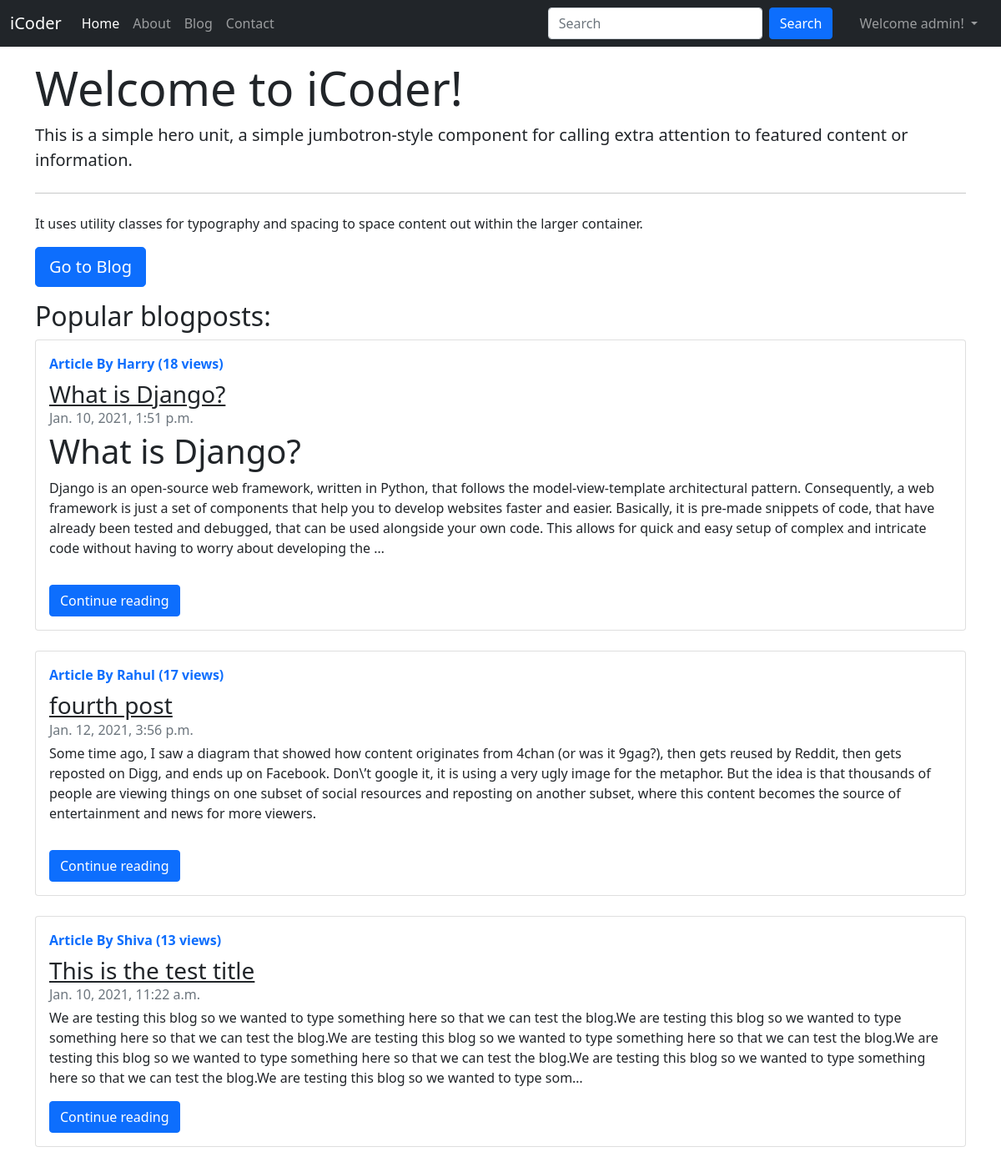
The app's page / (signed in) with its own data.
### blog/models.py (models this page shows, shortened)
class Post(models.Model):
    sno = models.AutoField(primary_key=True)
    title = models.CharField(max_length=255)
    content = models.TextField()
    author = models.CharField(max_length=13)
    slug = models.CharField(max_length=130)
    views = models.IntegerField(default=0)
    timeStamp = models.DateTimeField(blank=True)

### home/views.py (the view)
# urls.py: path('', views.home, name='home'),
def home(request):
    views = Post.objects.values_list('views', flat=True)
    views = sorted(views)
    views.reverse()
    top_three_posts = {}
    all_posts = Post.objects.all()
    count = 0
    for view in views:
        for post in all_posts:
            if post.views == view and count < 3:
                top_three_posts[post] = post
                count += 1
                continue
    context = {'top_three_posts': top_three_posts}
    return render(request, 'home/home.html', context)

### templates/home/home.html (shortened to what this page needs)
{% extends 'base.html' %}
{% block homeactive %}active{% endblock homeactive %}
{% block body %}
<div class="container my-3">
    <div class="jumbotron">
    <h1 class="display-4">Welcome to iCoder!</h1>
    <p class="lead">This is a simple hero unit, a simple jumbotron-style component for calling extra attention to featured content or information.</p>
    <hr class="my-4">
    <p>It uses utility classes for typography and spacing to space content out within the larger container.</p>
    <p class="lead">
        <a class="btn btn-primary btn-lg" href="/blog" role="button">Go to Blog</a>
    </p>
    </div>
</div>
<div class="container">
    <h2>Popular blogposts:</h2>
     {% load extras %}
     {% for post in top_three_posts %}
        <div class="card flex-md-row mb-4 box-shadow h-md-250">
        <div class="card-body d-flex flex-column align-items-start">
        <strong class="d-inline-block mb-2 text-primary">Article By {{post.author}} ({{post.views}} views)</strong>
        <h3 class="mb-0">
        <a class="text-dark" href="/blog/{{post.slug}}">{{post.title}}</a>
        </h3>
        <div class="mb-1 text-muted">{{post.timeStamp}}</div>
        <p class="card-text mb-auto"><div class="preview">{{post.content|safe|truncatechars:"500"}}</div></p>
        <a role="button" class="btn btn-primary" href="/blog/{{post.slug}}">Continue reading</a>
    </div>
    </div>
    {% endfor %}
</div>
{% endblock body %}

### templates/base.html (shortened to what this page needs)
<!doctype html>
<html lang="en">
<head>
    <link href="https://cdn.jsdelivr.net/npm/bootstrap@5.0.0-beta1/dist/css/bootstrap.min.css" rel="stylesheet"
>
</head>
<body>
    <nav class="navbar navbar-expand-lg navbar-dark bg-dark">
        <div class="container-fluid">
            <a class="navbar-brand" href="/">iCoder</a>
            <div class="collapse navbar-collapse" id="navbarSupportedContent">
                <ul class="navbar-nav me-auto mb-2 mb-lg-0">
                    <li class="nav-item">
                        <a class="nav-link {% block homeactive %}{% endblock homeactive %}" aria-current="page"
                            href="/">Home</a>
                    </li>
                    <li class="nav-item">
                        <a class="nav-link {% block aboutactive %}{% endblock aboutactive %}" href="/about">About</a>
                    </li>
                    <li class="nav-item">
                        <a class="nav-link {% block blogactive %}{% endblock blogactive %}" href="/blog">Blog</a>
                    </li>
                    <li class="nav-item">
                        <a class="nav-link {% block contactactive %}{% endblock contactactive %}"
                            href="/contact">Contact</a>
                    </li>
                </ul>
                <form class="d-flex mx-3" method="get" action="/search">
                    <input class="form-control me-2" type="search" name="query" id="query" placeholder="Search"
                        aria-label="Search">
                    <button class="btn btn-primary" type="submit">Search</button>
                </form>
                {% if user.is_authenticated %}
                <ul class="navbar-nav ml-auto mx-2">
                    <li class="nav-item dropdown">
                    <a class="nav-link dropdown-toggle" href="#" id="navbarDropdown" role="button" data-bs-toggle="dropdown" aria-expanded="false">
                        Welcome {{request.user}}!
                    </a>
                    </li>
                </ul>
                {% endif %}
            </div>
        </div>
    </nav>
    {% block body %}
    {% endblock body %}
</body>
</html>

### records on screen
Post: author "Harry", views "18", title "What is Django?", timeStamp "Jan. 10, 2021, 1:51 p.m.", content "What is Django? Django is an open-source web framework, written in Python, that follows the model-view-template architectural pattern. Consequently, a web framework is just a set of components that help you to develop websites faster and easier. Basically, it is pre-made snippets of code, that have already been tested and debugged, that can be used alongside your own code. This allows for quick and easy setup of complex and intricate code without having to worry about developing the …"
Post: author "Rahul", views "17", title "fourth post", timeStamp "Jan. 12, 2021, 3:56 p.m.", content "Some time ago, I saw a diagram that showed how content originates from 4chan (or was it 9gag?), then gets reused by Reddit, then gets reposted on Digg, and ends up on Facebook. Don\\’t google it, it is using a very ugly image for the metaphor. But the idea is that thousands of people are viewing things on one subset of social resources and reposting on another subset, where this content becomes the source of entertainment and news for more viewers."
Post: author "Shiva", views "13", title "This is the test title", timeStamp "Jan. 10, 2021, 11:22 a.m.", content "We are testing this blog so we wanted to type something here so that we can test the blog.We are testing this blog so we wanted to type something here so that we can test the blog.We are testing this blog so we wanted to type something here so that we can test the blog.We are testing this blog so we wanted to type something here so that we can test the blog.We are testing this blog so we wanted to type something here so that we can test the blog.We are testing this blog so we wanted to type som…"

### other values on screen
{{ request.user }} "admin"
